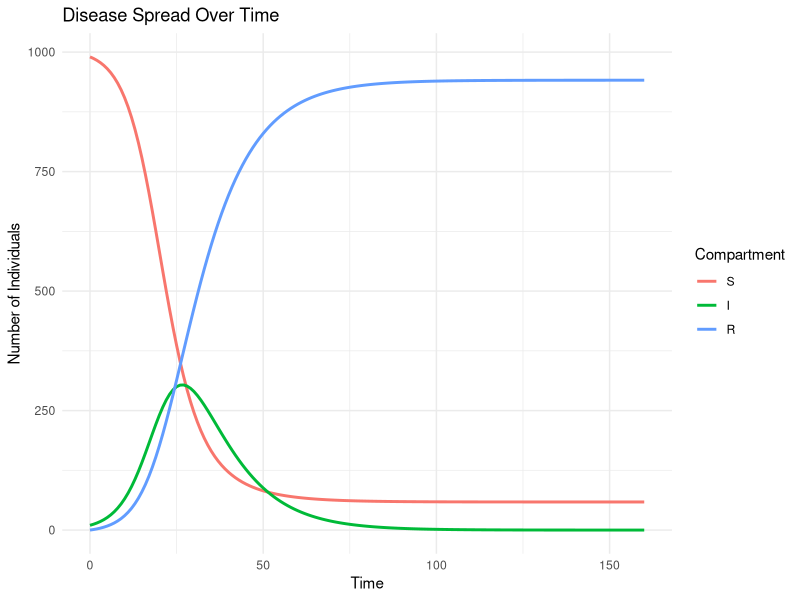

The R source for this figure:
# Parameters for the Disease Spread Model used in tesin
params <- list(
  infection_rate = 0.3,
  recovery_rate = 0.1,
  death_rate = 0.05,
  initial_susceptible = 990,
  initial_infected = 10,
  initial_recovered = 0
)

# Time span for the simulation
time_span <- seq(0, 160, by = 1)

# Load necessary libraries
library(deSolve)
library(reshape2)
library(ggplot2)

# Disease Spread Model Function
disease_spread_model <- function(time, state, parameters) {
  with(as.list(c(state, parameters)), {
    N <- S + I + R
    dS_dt <- -beta * S * I / N
    dI_dt <- beta * S * I / N - gamma * I
    dR_dt <- gamma * I
    list(c(dS_dt, dI_dt, dR_dt))
  })
}

# Simulation Function
simulate_disease_spread <- function(params, time_span) {
  state <- c(S = params$initial_susceptible,
             I = params$initial_infected,
             R = params$initial_recovered)
  parameters <- list(beta = params$infection_rate,
                     gamma = params$recovery_rate)
  out <- ode(y = state, times = time_span, func = disease_spread_model, parms = parameters)
  as.data.frame(out)
}

# Plotting Function
plot_disease_spread <- function(simulation_results) {
  # Melt the data for plotting
  data_melted <- melt(simulation_results, id.vars = "time", variable.name = "Compartment", value.name = "Count")
  ggplot(data_melted, aes(x = time, y = Count, color = Compartment)) +
    geom_line(linewidth = 1) +
    labs(title = "Disease Spread Over Time", x = "Time", y = "Number of Individuals") +
    theme_minimal()
}

# Run the simulation
results <- simulate_disease_spread(params, time_span)

# Plot the results
plot_disease_spread(results)
